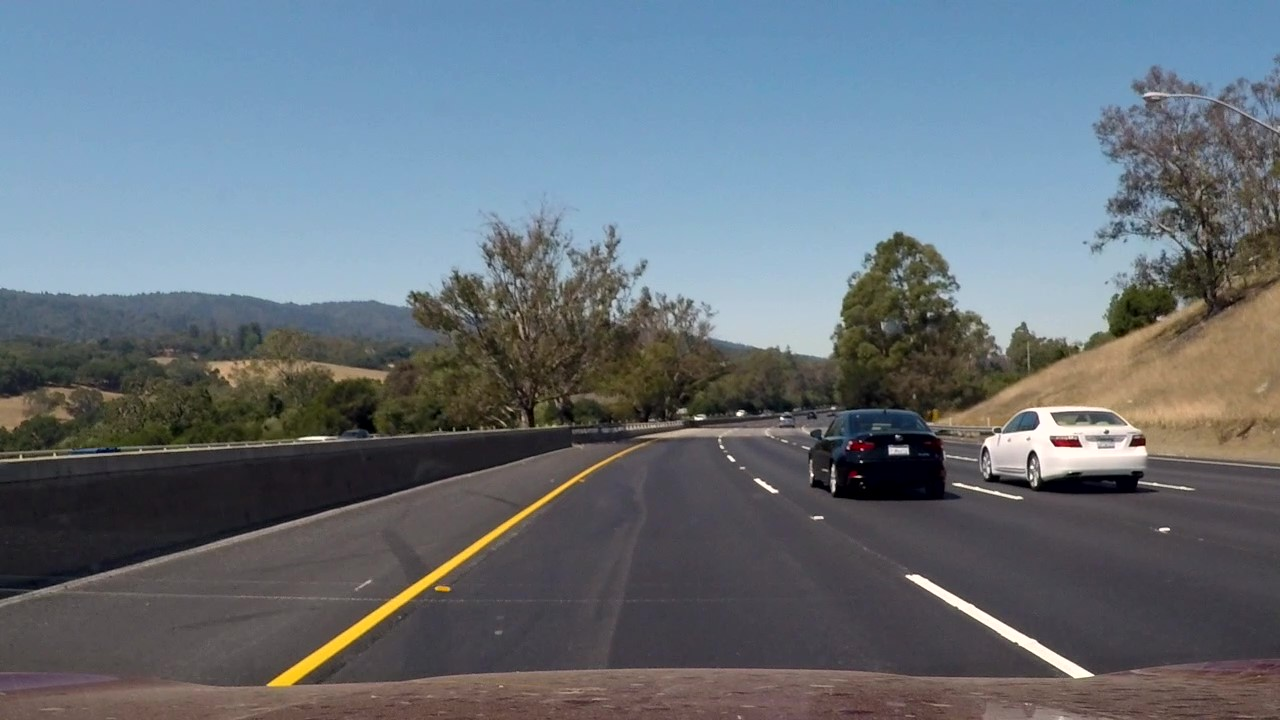
#> input picture test_images/challenge_Moment_1.jpg, 1280 x 720 px
$ python find_lanes.py test_images/challenge_Moment_1.jpg
#> lines starting #> are read from the running program, lines starting #| are printed output that depends on the picture; after the words box and inside, x2 and y2 are one past the last pixel; in counts of white or black regions, pixels touching at a corner belong together
#> in main, img is the input picture: shape (720, 1280, 3); mean B, G, R 120.7, 112.2, 102.6
### guiutils.py
"""
The Utilities for different processors
"""
import logging
import numpy as np
import cv2
import os

from pipetuner.processors.imgprocessor import ImageProcessor

# create logger
logger = logging.getLogger(__name__)

###################################
#       SmoothImage
###################################
class SmoothImage (ImageProcessor):
    def __init__(self, name, image=None, on_image_change=None, average_filter_size=3, gaussian_filter_size=1, median_filter_size=1, bilateral_filter_size=1):

        super().__init__(name, image, on_image_change)

        self.setParameter('average_filter_size', average_filter_size)
        self.setParameter('gaussian_filter_size', gaussian_filter_size)
        self.setParameter('median_filter_size', median_filter_size)
        self.setParameter('bilateral_filter_size', bilateral_filter_size)

        # [23 lines left out: functions onchangeAvgFltrSz, onchangeGaussFltrSz, onchangeMdnFltrSz, onchangeBltrlFltrSz, not called in this run]

        self.setWinControl(self._name + " " + self._win_Ctrl)

        cv2.createTrackbar('average_filter_size', self._win_Ctrl, self.getParameter('average_filter_size'), 20, onchangeAvgFltrSz)
        cv2.createTrackbar('gaussian_filter_size', self._win_Ctrl, self.getParameter('gaussian_filter_size'), 20, onchangeGaussFltrSz)
        cv2.createTrackbar('median_filter_size', self._win_Ctrl, self.getParameter('median_filter_size'), 20, onchangeMdnFltrSz)
        cv2.createTrackbar('bilateral_filter_size', self._win_Ctrl, self.getParameter('bilateral_filter_size'), 20, onchangeBltrlFltrSz)

    def averageFilterSize(self):
        return self.getParameter('average_filter_size')

    def gaussianFilterSize(self):
        return self.getParameter('gaussian_filter_size')

    def medianFilterSize(self):
        return self.getParameter('median_filter_size')

    def bilateralFilterSize(self):
        return self.getParameter('bilateral_filter_size')

    def _render(self):
        # Convert it to Grayscale
        self.setWindow(self._name)

        self._blurred_image = cv2.cvtColor(self.image, cv2.COLOR_RGB2GRAY)
        self._blurred_image = cv2.blur(self._blurred_image, (self.averageFilterSize(), self.averageFilterSize()))
        self._blurred_image = cv2.GaussianBlur(self._blurred_image, (self.gaussianFilterSize(), self.gaussianFilterSize()), 0)
        self._blurred_image = cv2.medianBlur(self._blurred_image, self.medianFilterSize())
        self._processed_image = cv2.bilateralFilter(self._blurred_image, 5, self.bilateralFilterSize(), self.medianFilterSize())

        cv2.imshow(self._name, self._processed_image)
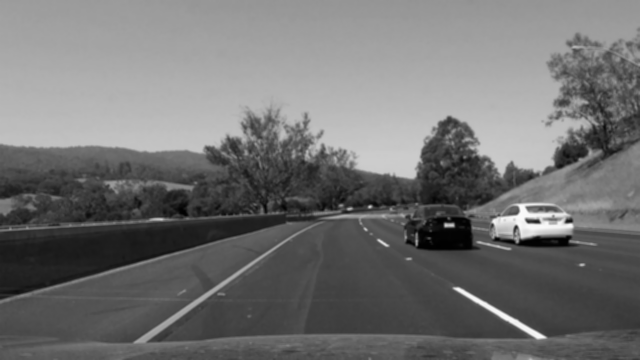
#> window 'Bluring Config': shape (720, 1280) (shown at 1/2 size); min 0, max 250, mean 113.2

###################################
#       EdgeFinder
###################################
class EdgeFinder (ImageProcessor):
    def __init__(self, name, image=None, on_image_change=None, min_threshold=71, max_threshold=163):
        super().__init__(name, image, on_image_change)
        super().__init__(name, image, on_image_change)

        self.setParameter('min_threshold', min_threshold)
        self.setParameter('max_threshold', max_threshold)

        def onchangeThreshold1(pos):
            self.setParameter('min_threshold', pos)
            self.refresh()

        def onchangeThreshold2(pos):
            self.setParameter('max_threshold', pos)
            self.refresh()

        self.setWinControl(self._name + " " + self._win_Ctrl)

        cv2.createTrackbar('min_threshold', self._win_Ctrl, min_threshold, 255, onchangeThreshold1)
        cv2.createTrackbar('max_threshold', self._win_Ctrl, max_threshold, 255, onchangeThreshold2)

    def min_threshold(self):
        return self.getParameter('min_threshold')

    def max_threshold(self):
        return self.getParameter('max_threshold')

    def _render(self):
        self.setWindow(self._name)

        self._processed_image = cv2.Canny(self.image, self.min_threshold(), self.max_threshold())
        cv2.imshow(self._name, self._processed_image)
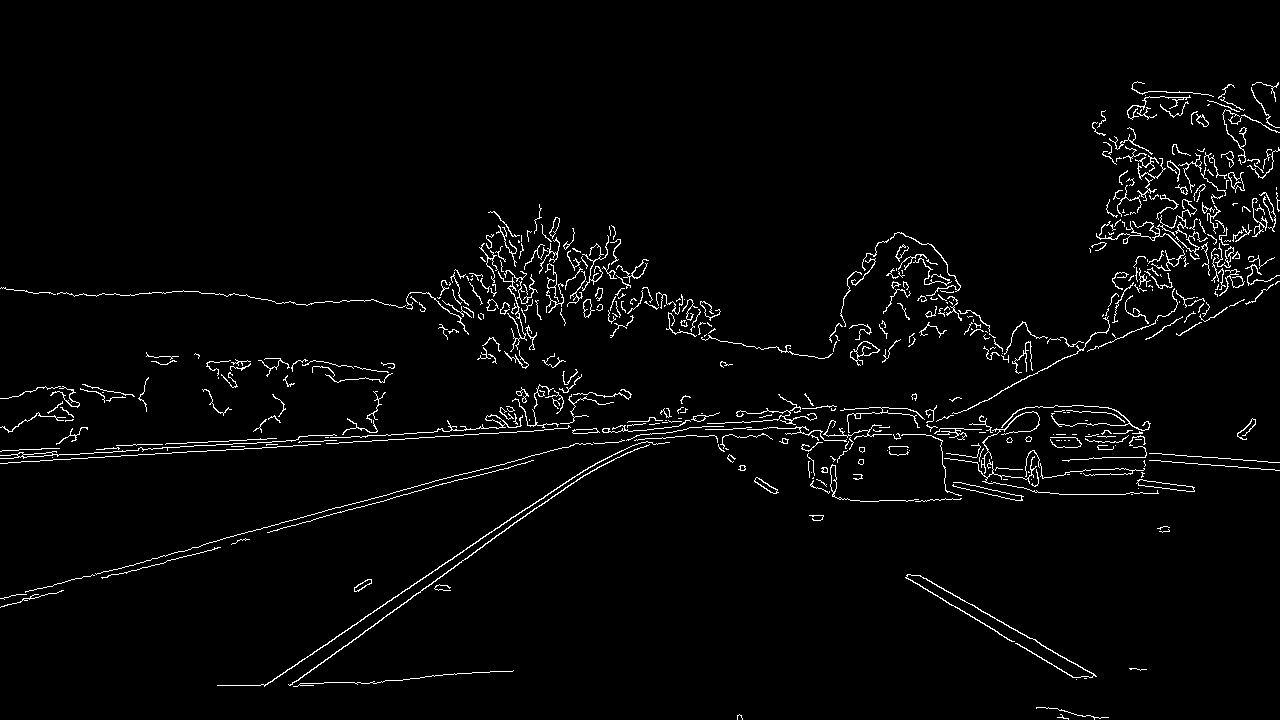
#> window 'Edge Finder Config': shape (720, 1280); 2.7% white in thin lines or dots, all inside (x1, y1, x2, y2) = (0, 81, 1280, 720)

###################################
#       RegionMask
###################################
class RegionMask (ImageProcessor):
    def __init__(self, name, image=None, on_image_change=None, x_up=0.06, x_bottom=0.42, y_up=0.4, y_bottom=0):
        super().__init__(name, image, on_image_change)

        self.setParameter('x_up', x_up)
        self.setParameter('x_bottom', x_bottom)
        self.setParameter('y_up', y_up)
        self.setParameter('y_bottom', y_bottom)

        def onChangeXUp (pos):
            self.setParameter('x_up', pos/100)
            self.refresh()

        def onChangeXBottom (pos):
            self.setParameter('x_bottom', pos/100)
            self.refresh()

        def onChangeYUp (pos):
            self.setParameter('y_up', pos/100)
            self.refresh()

        def onChangeYBottom (pos):
            self.setParameter('y_bottom', pos/100)
            self.refresh()

        self.setWinControl(self._name + " " + self._win_Ctrl)

        cv2.createTrackbar('x_up', self._win_Ctrl, int(x_up*100), 50, onChangeXUp)
        cv2.createTrackbar('x_bottom', self._win_Ctrl, int(x_bottom*100), 50, onChangeXBottom)
        cv2.createTrackbar('y_up', self._win_Ctrl, int(y_up*100), 100, onChangeYUp)
        cv2.createTrackbar('y_bottom', self._win_Ctrl, int(y_bottom*100), 50, onChangeYBottom)

    def xUp(self):
        return int(self.xUpPercent() * self._xsize)

    def xBottom(self):
        return int(self.xBottomPercent() * self._xsize)

    def yUp(self):
        return int(self.yUpPercent() * self._ysize)

    def yBottom(self):
        return int(self.yBottomPercent() * self._ysize)

    def xUpPercent(self):
        return self.getParameter('x_up')

    def xBottomPercent(self):
        return self.getParameter('x_bottom')

    def yUpPercent(self):
        return self.getParameter('y_up')

    def yBottomPercent(self):
        return self.getParameter('y_bottom')

    def imageInfo (self):
        image_info = self._image_info
        if image_info is None:  #No image info passed to it.
            image_info = {}

        image_info['y_up']=self._ysize - self.yUp()
        image_info['y_bottom']=self._ysize - self.yBottom()
        image_info['x_up']=self.xUp()
        image_info['x_bottom']=self.xBottom()

        return image_info

    def vertices(self):
        ysize = self._ysize
        xsize = self._xsize
        return np.array([[(xsize/2 - self.xBottom(), ysize-self.yBottom()), \
            (xsize/2 - self.xUp(), ysize - self.yUp()), \
            (xsize/2 + self.xUp(), ysize - self.yUp()), \
            (xsize/2 + self.xBottom(), ysize-self.yBottom())]], dtype=np.int32)

    # [4 lines left out: function setConfig, not called in this run]

    def region_of_interest(self):
        """
        Applies an image mask.

        Only keeps the region of the image defined by the polygon
        formed from `vertices`. The rest of the image is set to black.
        `vertices` should be a numpy array of integer points.
        """
        #defining a blank mask to start with
        mask = np.zeros_like(self.image)

        #defining a 3 channel or 1 channel color to fill the mask with depending on the input image
        if len(self.image.shape) > 2:
            channel_count = self.image.shape[2]  # i.e. 3 or 4 depending on your image
            ignore_mask_color = (255,) * channel_count
        else:
            ignore_mask_color = 255

        #filling pixels inside the polygon defined by "vertices" with the fill color
        cv2.fillPoly(mask, self.vertices(), ignore_mask_color)
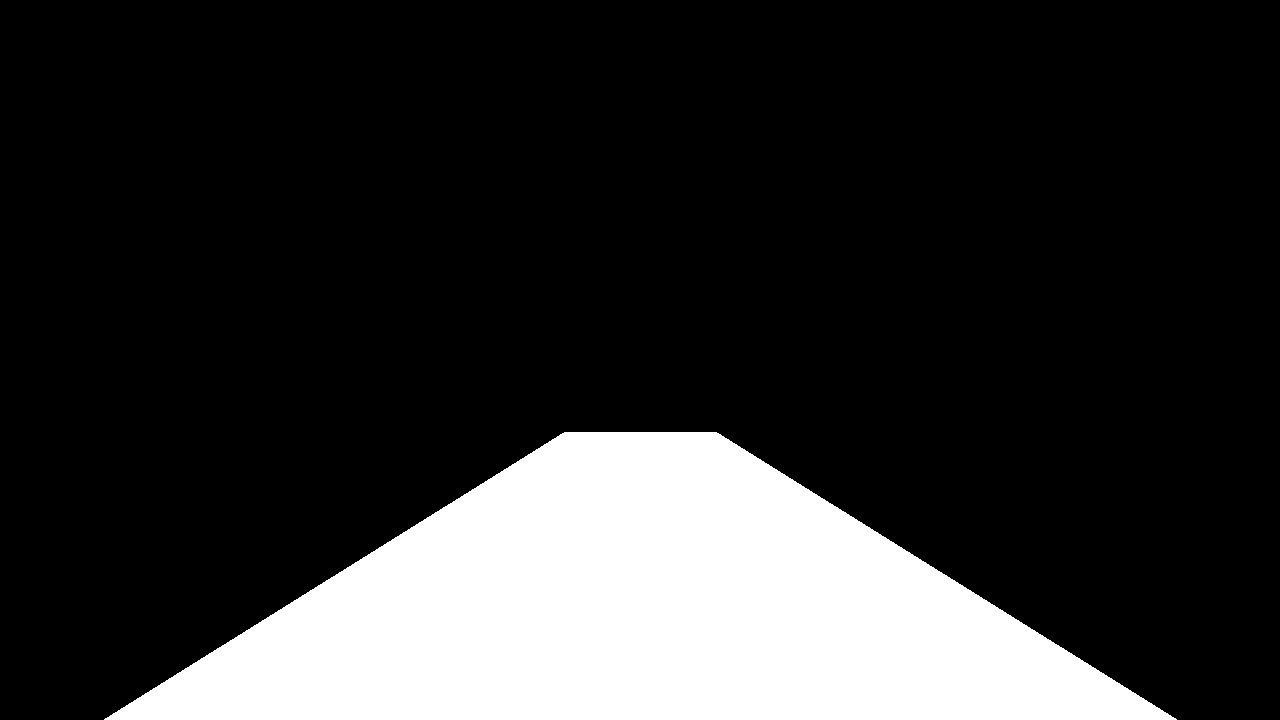
#> mask: shape (720, 1280); 19.2% white; 1 white region, box (x1, y1, x2, y2) and area: (104, 432, 1177, 720) 176717

        #returning the image only where mask pixels are nonzero
        masked_image = cv2.bitwise_and(self.image, mask)
        return masked_image


    def _render(self):
        self.setWindow(self._name)

        self._processed_image = self.region_of_interest()
        region_selected = np.copy(self._processed_image)
        pts = self.vertices()
        #pts = pts.reshape((-1,1,2))
        cv2.polylines(region_selected,pts,True,(255,255,0), 2, cv2.FILLED)
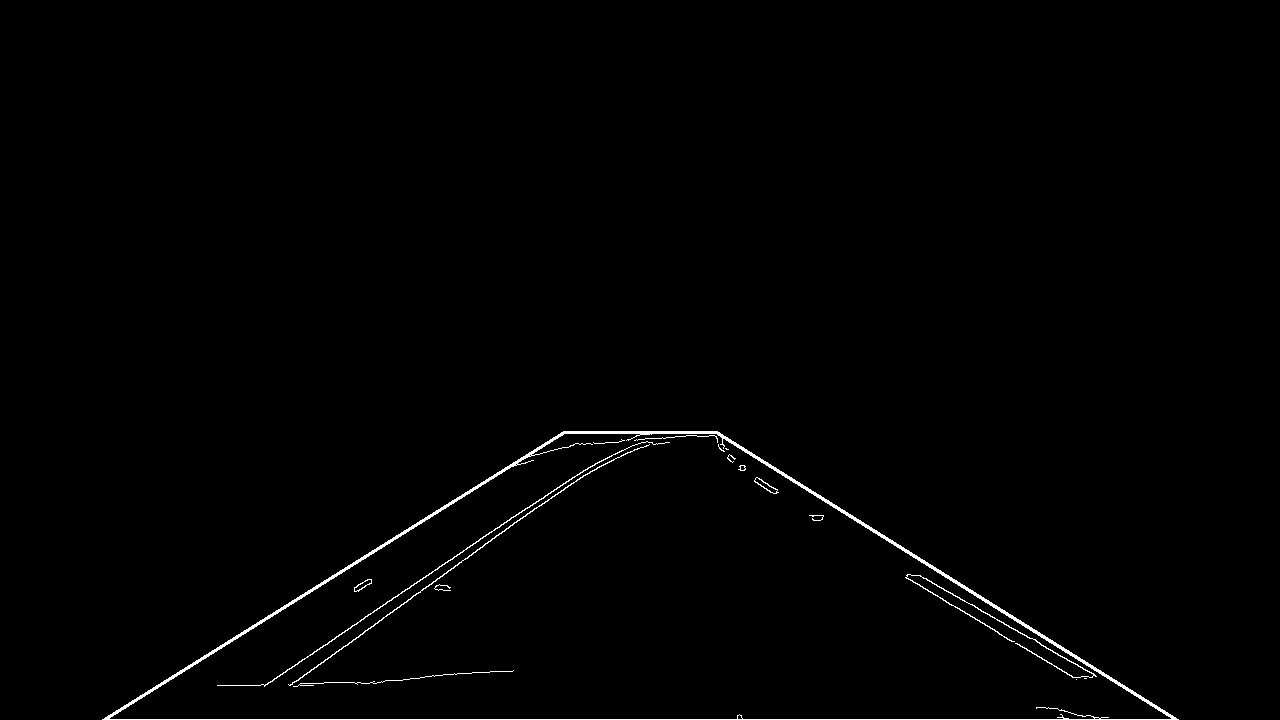
#> region_selected: shape (720, 1280); 0.84% white in thin lines or dots, all inside (x1, y1, x2, y2) = (102, 431, 1179, 720)
#> (the rest of the program and of its run is left out)
